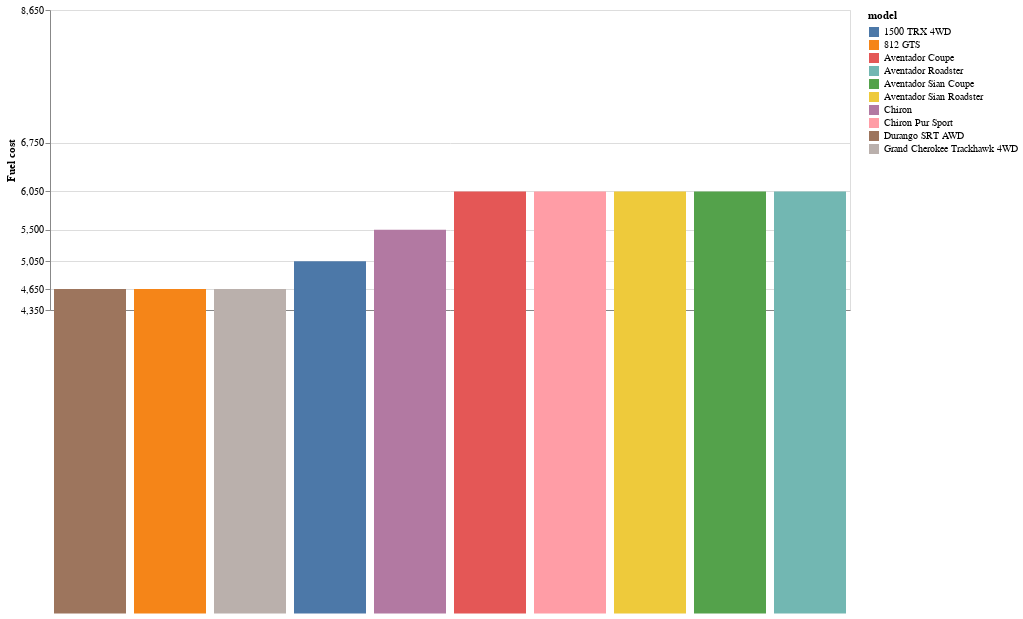

This figure's notebook cell:
### Code cell
slider = alt.binding_range(min=df_fuel_cost.year.min(), max=df_fuel_cost.year.max(), step=1, name='Year')
selector = alt.selection_single(name="YearSelector", fields=['year'],
                                bind=slider, init={'year': 2021})

alt.Chart(df_fuel_cost).mark_bar().encode(
    x=alt.X("model", title=None, sort=alt.SortField(field='fuelCost08'), axis=alt.Axis(labels=False, tickSize=0)),
    y=alt.Y("fuelCost08", title='Fuel cost', axis = alt.Axis(values=[df_fuel_cost.fuelCost08.min(), 4650, 5050, 5500,6050, 6750, df_fuel_cost.fuelCost08.max()]), scale = alt.Scale(domain = [df_fuel_cost.fuelCost08.min(), df_fuel_cost.fuelCost08.max()])),
    color=alt.Color("model"),
    tooltip=['make', 'model', 'fuelCost08']
).properties(
   width=800
).add_selection(
    selector
).transform_filter(
    selector
).resolve_scale( y='shared'
)

### Figure 1 — Vega-Lite specification as saved in the notebook (floating-point values rounded to 4 significant figures; data arrays with more than 128 entries replaced by an {"elided": "..."} marker saying what was removed)
{"config": {"view": {"continuousWidth": 400, "continuousHeight": 300}}, "data": {"name": "data-b7cab5cad7fa8aa41fff31e7de3b07c0"}, "mark": "bar", "encoding": {"color": {"field": "model", "type": "nominal"}, "tooltip": [{"field": "make", "type": "nominal"}, {"field": "model", "type": "nominal"}, {"field": "fuelCost08", "type": "quantitative"}], "x": {"axis": {"labels": false, "tickSize": 0}, "field": "model", "sort": {"field": "fuelCost08"}, "title": null, "type": "nominal"}, "y": {"axis": {"values": [4350, 4650, 5050, 5500, 6050, 6750, 8650]}, "field": "fuelCost08", "scale": {"domain": [4350, 8650]}, "title": "Fuel cost", "type": "quantitative"}}, "resolve": {"scale": {"y": "shared"}}, "selection": {"YearSelector": {"type": "single", "fields": ["year"], "bind": {"input": "range", "max": 2022, "min": 1984, "name": "Year", "step": 1}, "init": {"year": 2021}}}, "transform": [{"filter": {"selection": "YearSelector"}}], "width": 800, "$schema": "https://vega.github.io/schema/vega-lite/v4.17.0.json", "datasets": {"data-b7cab5cad7fa8aa41fff31e7de3b07c0": {"elided": "390 records"}}}
